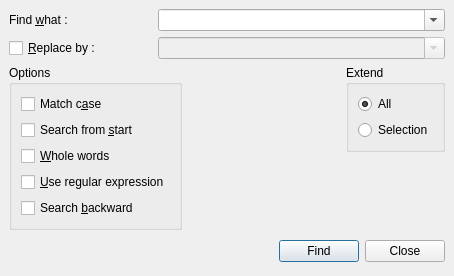
<ui version="4.0" >
 <author>Ulrich Van Den Hekke</author>
 <class>FindDialog</class>
 <widget class="QDialog" name="FindDialog" >
  <property name="geometry" >
   <rect>
    <x>0</x>
    <y>0</y>
    <width>454</width>
    <height>268</height>
   </rect>
  </property>
  <property name="windowTitle" >
   <string>Find a text</string>
  </property>
  <property name="modal" >
   <bool>true</bool>
  </property>
  <layout class="QGridLayout" >
   <property name="margin" >
    <number>9</number>
   </property>
   <property name="spacing" >
    <number>6</number>
   </property>
   <item row="0" column="0" >
    <layout class="QGridLayout" >
     <property name="margin" >
      <number>0</number>
     </property>
     <property name="spacing" >
      <number>6</number>
     </property>
     <item row="0" column="1" colspan="2" >
      <widget class="QComboBox" name="m_comboFind" >
       <property name="editable" >
        <bool>true</bool>
       </property>
      </widget>
     </item>
     <item row="0" column="0" >
      <widget class="QLabel" name="label" >
       <property name="sizePolicy" >
        <sizepolicy>
         <hsizetype>1</hsizetype>
         <vsizetype>5</vsizetype>
         <horstretch>0</horstretch>
         <verstretch>0</verstretch>
        </sizepolicy>
       </property>
       <property name="text" >
        <string>Find &amp;what :</string>
       </property>
       <property name="buddy" >
        <cstring>m_comboFind</cstring>
       </property>
      </widget>
     </item>
     <item row="1" column="0" >
      <widget class="QCheckBox" name="m_replaceCheckBox" >
       <property name="text" >
        <string>&amp;Replace by :</string>
       </property>
      </widget>
     </item>
     <item row="1" column="1" colspan="2" >
      <widget class="QComboBox" name="m_comboReplace" >
       <property name="enabled" >
        <bool>false</bool>
       </property>
       <property name="editable" >
        <bool>true</bool>
       </property>
      </widget>
     </item>
    </layout>
   </item>
   <item row="2" column="0" >
    <layout class="QHBoxLayout" >
     <property name="margin" >
      <number>0</number>
     </property>
     <property name="spacing" >
      <number>6</number>
     </property>
     <item>
      <spacer>
       <property name="orientation" >
        <enum>Qt::Horizontal</enum>
       </property>
       <property name="sizeHint" >
        <size>
         <width>131</width>
         <height>31</height>
        </size>
       </property>
      </spacer>
     </item>
     <item>
      <widget class="QPushButton" name="m_findButton" >
       <property name="text" >
        <string>Find</string>
       </property>
      </widget>
     </item>
     <item>
      <widget class="QPushButton" name="m_closeButton" >
       <property name="text" >
        <string>Close</string>
       </property>
      </widget>
     </item>
    </layout>
   </item>
   <item row="1" column="0" >
    <layout class="QGridLayout" >
     <property name="margin" >
      <number>0</number>
     </property>
     <property name="spacing" >
      <number>6</number>
     </property>
     <item row="0" column="1" >
      <spacer>
       <property name="orientation" >
        <enum>Qt::Horizontal</enum>
       </property>
       <property name="sizeHint" >
        <size>
         <width>40</width>
         <height>20</height>
        </size>
       </property>
      </spacer>
     </item>
     <item rowspan="2" row="0" column="0" >
      <widget class="QGroupBox" name="groupBox" >
       <property name="title" >
        <string>Options</string>
       </property>
       <layout class="QVBoxLayout" >
        <property name="margin" >
         <number>9</number>
        </property>
        <property name="spacing" >
         <number>6</number>
        </property>
        <item>
         <widget class="QCheckBox" name="m_caseCheckBox" >
          <property name="text" >
           <string>Match c&amp;ase</string>
          </property>
         </widget>
        </item>
        <item>
         <widget class="QCheckBox" name="m_fromStartCheckBox" >
          <property name="text" >
           <string>Search from &amp;start</string>
          </property>
         </widget>
        </item>
        <item>
         <widget class="QCheckBox" name="m_wholeWordsCheckBox" >
          <property name="text" >
           <string>&amp;Whole words</string>
          </property>
         </widget>
        </item>
        <item>
         <widget class="QCheckBox" name="m_regularExpressionCheckBox" >
          <property name="text" >
           <string>&amp;Use regular expression</string>
          </property>
         </widget>
        </item>
        <item>
         <widget class="QCheckBox" name="m_backwardCheckBox" >
          <property name="text" >
           <string>Search &amp;backward</string>
          </property>
         </widget>
        </item>
       </layout>
      </widget>
     </item>
     <item row="1" column="2" >
      <spacer>
       <property name="orientation" >
        <enum>Qt::Vertical</enum>
       </property>
       <property name="sizeHint" >
        <size>
         <width>20</width>
         <height>40</height>
        </size>
       </property>
      </spacer>
     </item>
     <item row="0" column="2" >
      <widget class="QGroupBox" name="groupBox_3" >
       <property name="title" >
        <string>Extend</string>
       </property>
       <layout class="QVBoxLayout" >
        <property name="margin" >
         <number>9</number>
        </property>
        <property name="spacing" >
         <number>6</number>
        </property>
        <item>
         <widget class="QRadioButton" name="m_searchAllRadioButton" >
          <property name="text" >
           <string>All</string>
          </property>
          <property name="checked" >
           <bool>true</bool>
          </property>
         </widget>
        </item>
        <item>
         <widget class="QRadioButton" name="m_searchSelectionRadioButton" >
          <property name="text" >
           <string>Selection</string>
          </property>
         </widget>
        </item>
       </layout>
      </widget>
     </item>
    </layout>
   </item>
  </layout>
 </widget>
 <tabstops>
  <tabstop>m_comboFind</tabstop>
  <tabstop>m_replaceCheckBox</tabstop>
  <tabstop>m_comboReplace</tabstop>
  <tabstop>m_searchAllRadioButton</tabstop>
  <tabstop>m_searchSelectionRadioButton</tabstop>
  <tabstop>m_caseCheckBox</tabstop>
  <tabstop>m_fromStartCheckBox</tabstop>
  <tabstop>m_wholeWordsCheckBox</tabstop>
  <tabstop>m_regularExpressionCheckBox</tabstop>
  <tabstop>m_regularExpressionCheckBox</tabstop>
  <tabstop>m_findButton</tabstop>
  <tabstop>m_closeButton</tabstop>
 </tabstops>
 <resources/>
 <connections>
  <connection>
   <sender>m_findButton</sender>
   <signal>clicked()</signal>
   <receiver>FindDialog</receiver>
   <slot>accept()</slot>
   <hints>
    <hint type="sourcelabel" >
     <x>274</x>
     <y>230</y>
    </hint>
    <hint type="destinationlabel" >
     <x>96</x>
     <y>254</y>
    </hint>
   </hints>
  </connection>
  <connection>
   <sender>m_closeButton</sender>
   <signal>clicked()</signal>
   <receiver>FindDialog</receiver>
   <slot>reject()</slot>
   <hints>
    <hint type="sourcelabel" >
     <x>365</x>
     <y>230</y>
    </hint>
    <hint type="destinationlabel" >
     <x>175</x>
     <y>259</y>
    </hint>
   </hints>
  </connection>
  <connection>
   <sender>m_replaceCheckBox</sender>
   <signal>toggled(bool)</signal>
   <receiver>m_comboReplace</receiver>
   <slot>setEnabled(bool)</slot>
   <hints>
    <hint type="sourcelabel" >
     <x>91</x>
     <y>43</y>
    </hint>
    <hint type="destinationlabel" >
     <x>200</x>
     <y>46</y>
    </hint>
   </hints>
  </connection>
  <connection>
   <sender>m_fromStartCheckBox</sender>
   <signal>toggled(bool)</signal>
   <receiver>groupBox_3</receiver>
   <slot>setDisabled(bool)</slot>
   <hints>
    <hint type="sourcelabel" >
     <x>87</x>
     <y>120</y>
    </hint>
    <hint type="destinationlabel" >
     <x>337</x>
     <y>80</y>
    </hint>
   </hints>
  </connection>
  <connection>
   <sender>m_fromStartCheckBox</sender>
   <signal>toggled(bool)</signal>
   <receiver>m_searchAllRadioButton</receiver>
   <slot>setOn(bool)</slot>
   <hints>
    <hint type="sourcelabel" >
     <x>155</x>
     <y>126</y>
    </hint>
    <hint type="destinationlabel" >
     <x>337</x>
     <y>98</y>
    </hint>
   </hints>
  </connection>
  <connection>
   <sender>m_fromStartCheckBox</sender>
   <signal>toggled(bool)</signal>
   <receiver>m_regularExpressionCheckBox</receiver>
   <slot>setDisabled(bool)</slot>
   <hints>
    <hint type="sourcelabel" >
     <x>63</x>
     <y>125</y>
    </hint>
    <hint type="destinationlabel" >
     <x>108</x>
     <y>197</y>
    </hint>
   </hints>
  </connection>
 </connections>
</ui>
